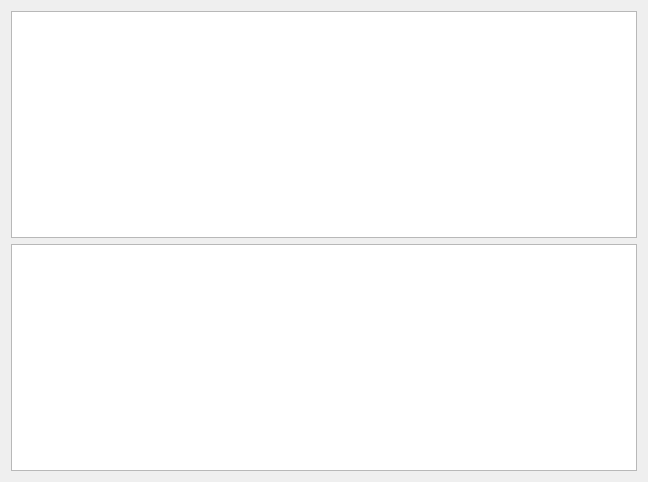
<?xml version="1.0" encoding="UTF-8"?>
<ui version="4.0">
 <class>ScriptUnitView</class>
 <widget class="QWidget" name="ScriptUnitView">
  <property name="geometry">
   <rect>
    <x>0</x>
    <y>0</y>
    <width>648</width>
    <height>482</height>
   </rect>
  </property>
  <property name="windowTitle">
   <string>Form</string>
  </property>
  <layout class="QVBoxLayout" name="verticalLayout">
   <property name="sizeConstraint">
    <enum>QLayout::SetNoConstraint</enum>
   </property>
   <item>
    <widget class="QTextEdit" name="scriptEditor">
     <property name="textInteractionFlags">
      <set>Qt::LinksAccessibleByKeyboard|Qt::LinksAccessibleByMouse|Qt::TextBrowserInteraction|Qt::TextEditable|Qt::TextEditorInteraction|Qt::TextSelectableByKeyboard|Qt::TextSelectableByMouse</set>
     </property>
    </widget>
   </item>
   <item>
    <widget class="QTextEdit" name="outputEditor"/>
   </item>
  </layout>
 </widget>
 <resources/>
 <connections/>
</ui>
